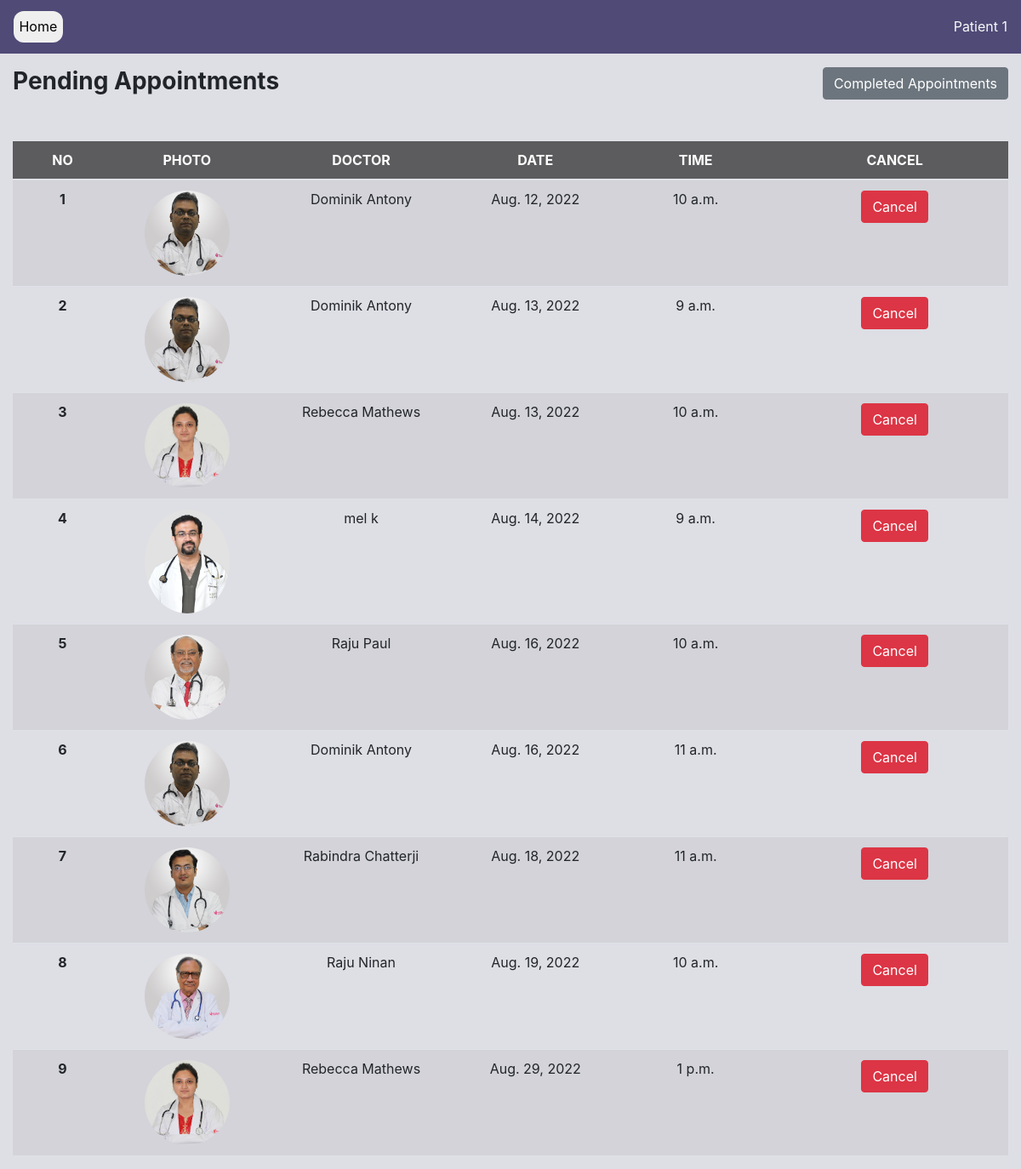
Screenshot of /appointment-list (signed in) with the database file from the repository.
### accounts/models.py (models this page shows, shortened)
class User(AbstractUser):
    DOCTOR = 'D'
    PATIENT = 'P'
    USER_TYPES = [
        (DOCTOR, 'Doctor'),
        (PATIENT, 'Patient'),
    ]
    MALE = 'M'
    FEMALE = 'F'
    OTHER = 'O'
    PREFER_NOT_TO_SAY = 'N'
    GENDER = [
        (MALE, 'Male'),
        (FEMALE, 'Female'),
        (OTHER, 'Other'),
        (PREFER_NOT_TO_SAY, 'Prefer not to say')
    ]
    class Meta:
        db_table = 'user'
    user_type = models.CharField(choices=USER_TYPES, max_length=1, default=PATIENT)
    gender = models.CharField(choices=GENDER,  max_length=1, default=PREFER_NOT_TO_SAY)
    phone = PhoneNumberField(null=True, blank=True)
    def is_patient(self):
        if self.user_type == 'P':
            return True
        return False

### appointment/models.py (models this page shows, shortened)
class Appointment(models.Model):
    TIME_SLOT = [
    (1, '9:00-10:00'),
    (2, '10:00-11:00'),
    (3, '11:00-12:00'),
    (4, '13:00-14:00'),
    ]
    doctor = models.ForeignKey(User,on_delete=models.CASCADE, limit_choices_to={'user_type': 'D'}, related_name='doctor')
    patient = models.ForeignKey(User,on_delete=models.CASCADE, limit_choices_to={'user_type': 'P'})
    date =  models.DateField()
    start_time = models.TimeField(null=True)
    end_time = models.TimeField(null=True)
    reason = models.TextField()
    status = models.BooleanField(default=False)
    class Meta:
        db_table = 'appointment'
        constraints = [
            models.UniqueConstraint(fields=['patient', 'doctor', 'date'], name='unique_booking')
        ]
        ordering = ['date', 'start_time']

### profiles/models.py (models this page shows, shortened)
class DoctorProfile(models.Model):
    class Meta:
        db_table = 'doctor_profile'
    user = models.OneToOneField(
        User, on_delete=models.CASCADE,
        primary_key=True, limit_choices_to={'user_type': 'D'},
        related_name='docprofile', #* related_name is used to give alternate name to the reverse relationship
        )
    profile_pic = models.ImageField(upload_to='images/profiles/doctors') #TODO Change directory to /images/doctor/username
    qualification = models.CharField(max_length=100, blank=True, null=True)
    department = models.ForeignKey(Department, on_delete=models.CASCADE)

### appointment/views.py (the view)
# urls.py: path('appointment-list', views.appointment_list, name='appointment-list'),
def appointment_list(request):
    context = {}
    user = request.user
    if not user.is_patient():
        return HttpResponse("NOT ALLOWED")
    appointments = Appointment.objects.filter(patient=user, status=False)
    context = {'appointments':appointments}
    return render(request, 'patient-appointment-list.html', context=context)

### PMS/context_processors.py (called while the page is built)
def get_departments(request):
    departments = Department.objects.all()
    return {'departments': departments}

def get_time_slots(request):
    time_slot = Appointment.TIME_SLOT
    return {"time_slot": time_slot}

### appointment/templates/patient-appointment-list.html (shortened to what this page needs)
{% load static %}
{% load bootstrap4 %}
<!DOCTYPE html>
<html>
    <head>
        <link rel="stylesheet" href="https://cdn.jsdelivr.net/npm/bootstrap@4.0.0/dist/css/bootstrap.min.css">
    </head>
    <body>
        {% include 'navbar-simple.html' %}
        <section style="height: auto;">
            <div class="container-fluid">
                <div class="row pt-3" style="background-color: #8889a347;">
                    <div class="col-md-6" style="align-items: center;"><h3><b>Pending Appointments</b></h3></div>
                    <div class="col-md-6 text-right">
                        <a href="{% url 'appointment:patient-completed-appointment' %}" class="btn btn-secondary">
                            Completed Appointments
                        </a>
                    </div>
                <br>
                <br>
                <br>
                    <div class="col-md-12 col-12" style="align-items: center;">
                            <div class="table-responsive table-striped">
                                <table class="table table-hover">
                                  <thead class="thead">
                                    <tr>
                                      <th scope="col" width="10%">NO</th>
                                      <th scope="col" width="15%">PHOTO</th>
                                      <th scope="col" width="20%">DOCTOR</th>
                                      <th scope="col" width="15%">DATE</th>
                                      <th scope="col">TIME</th>
                                      <th scope="col">CANCEL</th>
                                    </tr>
                                  </thead>
                            <tbody>
{% for appointment in appointments %}
                                <tr>
                                    <th scope="row">{{forloop.counter}}</th>
                                    <td>
                                        {%if appointment.doctor.docprofile.profile_pic %}
                                            <img src="{{appointment.doctor.docprofile.profile_pic.url}}" class="photo">
                                        {% else %}
                                            <img src="{% static 'images\doctor_default.jpg' %}" class="photo">
                                        {% endif %}
                                    </td>
                                    <td>{{appointment.doctor.get_full_name}}</td>
                                    <td>{{appointment.date}}</td>
                                    <td>{{appointment.start_time}}</td>
                                    <td>
                                        <form action="{% url 'appointment:cancel-appointment' %}" method="post">
                                            <button class="btn btn-danger" type="submit" name="app_id" value={{appointment.id}}>Cancel</button>
                                        </form>
                                    </td>
                                </tr>
{% endfor %}
                            </tbody>
                          </table>
                    </div>
                </div>
            </div>
        </section>
    </body>
</html>

### templates/navbar-simple.html (shortened to what this page needs)
<nav class="navbar navbar-expand-lg bg-dark">
    <a class="navbar-brand" href="{% url 'accounts:home'%}">
      <button class="button">Home</button>
    </a>
        <ul class="navbar-nav ml-auto">
            <li class="nav-item">
                <p class="text-light mb-0">{{user.get_full_name}}</p>
            </li>
        </ul>
</nav>

### templates/navbar-simple.html (style rules this page uses)
.bg-dark { background-color: #4c4774fa !important; }
.button { border-radius: 12px; border: 2px; font-size: 1rem; padding: 0.4rem; }

### appointment/templates/patient-appointment-list.html (style rules this page uses)
table { margin-top: 14px; }
th, td { text-align: center; }
.table .thead { color: #fff; background-color: #5c5b5d; }
.photo { width: 100px; border-radius: 50%; }

### rows the page displays
User: get_full_name "Patient 1"
Appointment: doctor.docprofile.profile_pic (picture), doctor.get_full_name "Dominik Antony", date "Aug. 12, 2022", start_time "10 a.m.", {{ appointment.id }} 7 (drawn)
Appointment: doctor.docprofile.profile_pic (picture), doctor.get_full_name "Dominik Antony", date "Aug. 13, 2022", start_time "9 a.m.", {{ appointment.id }} 8 (drawn)
Appointment: doctor.docprofile.profile_pic (picture), doctor.get_full_name "Rebecca Mathews", date "Aug. 13, 2022", start_time "10 a.m.", {{ appointment.id }} 16 (drawn)
Appointment: doctor.docprofile.profile_pic (picture), doctor.get_full_name "mel k", date "Aug. 14, 2022", start_time "9 a.m.", {{ appointment.id }} 18 (drawn)
Appointment: doctor.docprofile.profile_pic (picture), doctor.get_full_name "Raju Paul", date "Aug. 16, 2022", start_time "10 a.m.", {{ appointment.id }} 9 (drawn)
Appointment: doctor.docprofile.profile_pic (picture), doctor.get_full_name "Dominik Antony", date "Aug. 16, 2022", start_time "11 a.m.", {{ appointment.id }} 20 (drawn)
Appointment: doctor.docprofile.profile_pic (picture), doctor.get_full_name "Rabindra Chatterji", date "Aug. 18, 2022", start_time "11 a.m.", {{ appointment.id }} 19 (drawn)
Appointment: doctor.docprofile.profile_pic (picture), doctor.get_full_name "Raju Ninan", date "Aug. 19, 2022", start_time "10 a.m.", {{ appointment.id }} 17 (drawn)
Appointment: doctor.docprofile.profile_pic (picture), doctor.get_full_name "Rebecca Mathews", date "Aug. 29, 2022", start_time "1 p.m.", {{ appointment.id }} 25 (drawn)
